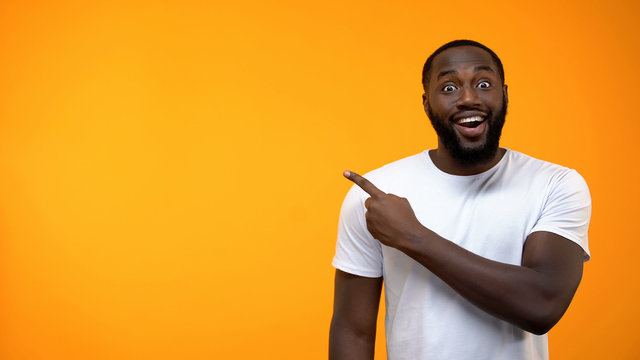
#> input picture images/1.jpg, 640 x 360 px
$ python CW_lesson4.py
#> lines starting #> are read from the running program, lines starting #| are printed output that depends on the picture; after the words box and inside, x2 and y2 are one past the last pixel; in counts of white or black regions, pixels touching at a corner belong together
import cv2
import numpy as np

img = cv2.imread("images/1.jpg")
#> img is the input picture: shape (360, 640, 3); mean B, G, R 48.5, 155.3, 225.7

scale = 1
img = cv2.resize(img, (img.shape[1] // scale, img.shape[0] // scale))

img_copy = img.copy()

img = cv2.cvtColor(img, cv2.COLOR_BGR2GRAY)
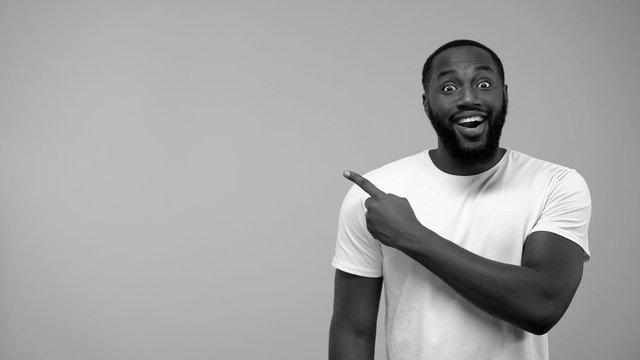
#> img: shape (360, 640); min 0, max 255, mean 164.2
img = cv2.GaussianBlur(img, (5, 5), 2)
img = cv2.equalizeHist(img)
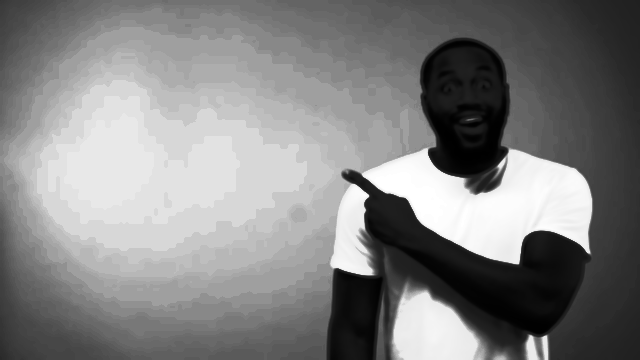
#> img: shape (360, 640); min 0, max 255, mean 130.4

img_edges = cv2.Canny(img, 170, 170)
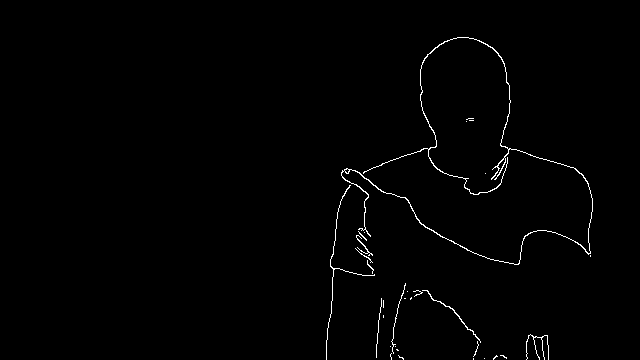
#> img_edges: shape (360, 640); 0.92% white in thin lines or dots, all inside (x1, y1, x2, y2) = (326, 37, 593, 360)

contours, hierarchy = cv2.findContours(img_edges, cv2.RETR_EXTERNAL, cv2.CHAIN_APPROX_SIMPLE)
#> contours = 32 contours, 30 with area under 20; largest, box (x1, y1, x2, y2) and area: (341, 37, 593, 265) 263, (422, 290, 481, 343) 36

for cnt in contours:
    area = cv2.contourArea(cnt)
    if area > 150:
        x,y,w,h = cv2.boundingRect(cnt)


        cv2.drawContours(img_copy, [cnt], -1, (0,0,255), 3)
        cv2.rectangle(img_copy, (x, y), (x + w, y + h), (0, 255, 0), 2)
        text_y = y - 10 if y - 10 > 20 else y + 10
        text = f"x:{x}, y:{y}, S:{int(area)}"
        cv2.putText(img_copy, text, (x, text_y), cv2.FONT_HERSHEY_SIMPLEX, 0.5, (0, 255, 0), 1)
#> this loop made 32 passes
#> (area, x, y, w, h, text_y, text) on pass 32: (263, 341, 37, 252, 228, 27, 'x:341, y:37, S:263')
#> area on pass 18: 36.5
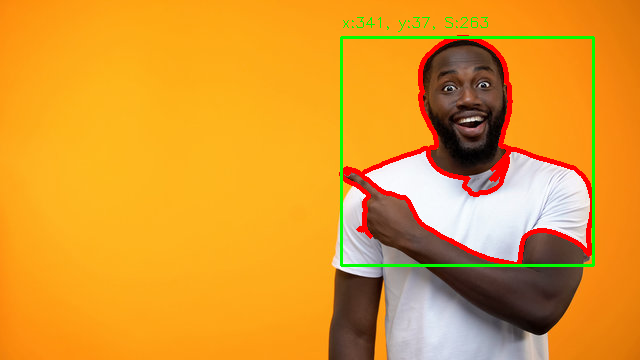
#> img_copy: shape (360, 640, 3); 3.58% of pixels changed, all inside (x1, y1, x2, y2) = (339, 17, 595, 267)
cv2.imshow("Image", img)
cv2.imshow("Image2", img_copy)
cv2.waitKey(0)
cv2.destroyAllWindows()
